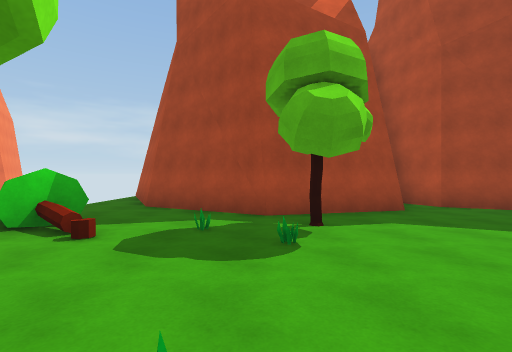
view 1 (above)

12 first-person views from a walk through a scene from a Unity 3-D project. The camera is 1.5 m above the floor, looks level and sees 85° across. The floor is counted in squares, 2 m on a side. Each view is taken from the middle of a square. On the plan, view 1 faces up. The plan holds only what a view shows up to about 10 squares ahead; the rest is blank. The place goes on beyond the plan. The player character is not drawn. Some surface patterns are stand-ins.

view 2
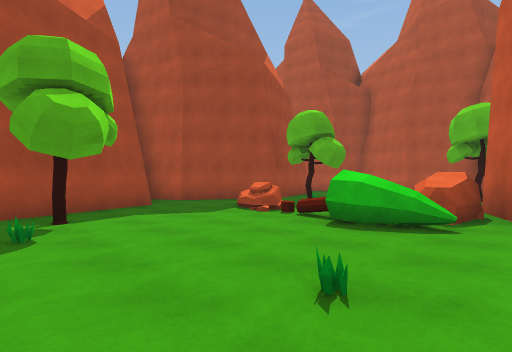

view 3
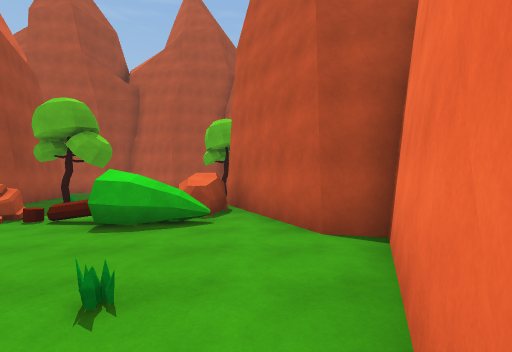

view 4
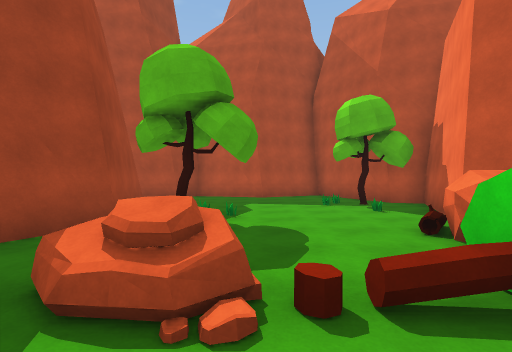

view 5
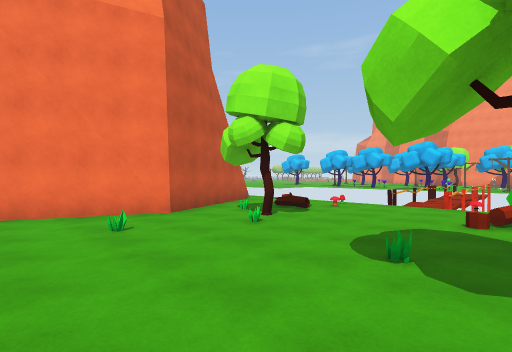

view 6
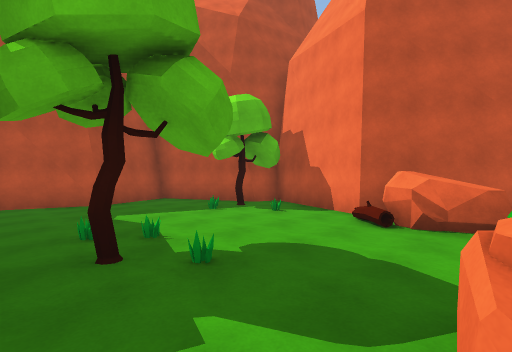

view 7
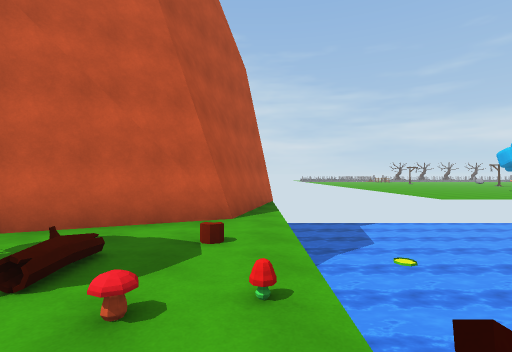

view 8
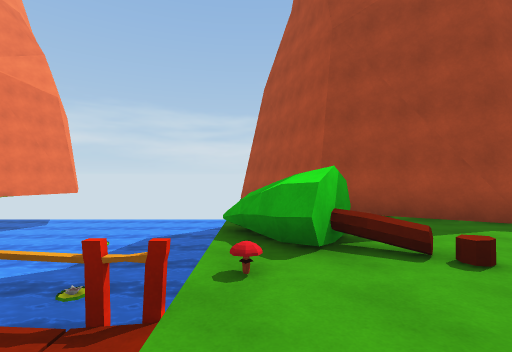

view 9
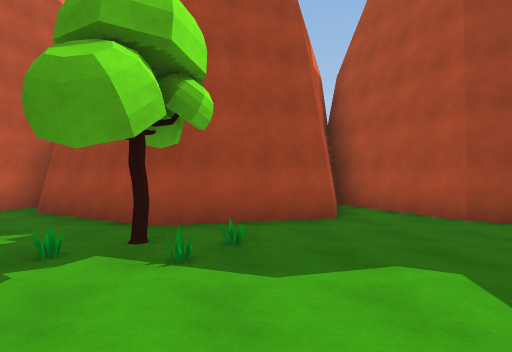

view 10
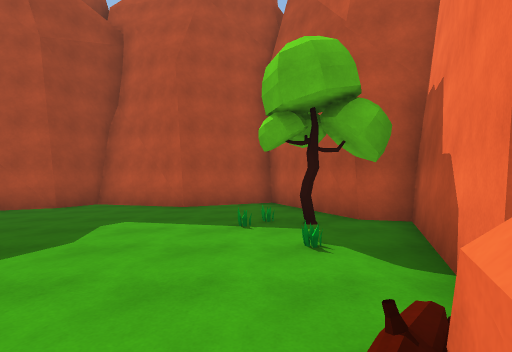

view 11
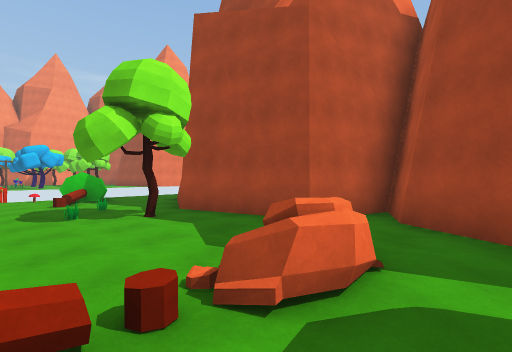

view 12
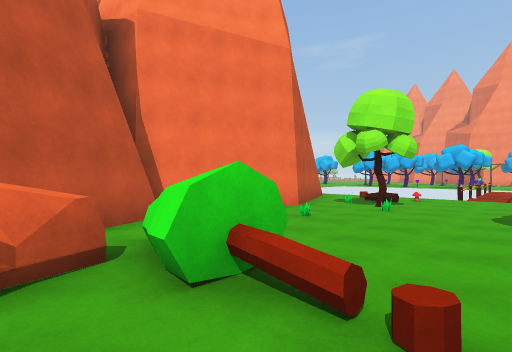

### Floor plan
Key: @ floor where view 1 was taken; # wall or solid block; . main floor; - floor 0.25 m lower than the main floor; = window, fence, low wall or low ledge; ≈ water the walk keeps out of; T tree; P plant; M mushroom; O other object.
Columns run from 8 left of view 1 to 14 right of it. Each row starts with its distance up from view 1.
 11 ≈≈≈ #
 10 ≈≈≈≈##
  9 ≈≈≈≈.#      #
  8 ≈≈≈≈.##    ###     ##
  7 ≈≈≈≈..##   #.##    .##
  6 ≈≈≈≈...#####..#####..##
  5 ≈≈≈≈T.................#
  4     TT.P.T...O.PTP....#
  3 ≈≈≈≈M...P....O..P....##
  2  ==-..................#
  1 ≈≈≈≈.M..O...TT....OO..#
  0     M.OT@.P..OOO.PT..##
 -1   ≈≈...O......########
 -2 ≈≈≈≈...####.###   ##
 -3 ≈≈≈≈.###  ###
 -4 ≈≈≈≈.#
 -5 ≈≈≈≈##
 -6 ≈≈≈≈#
 -7 ≈≈≈≈#

Where each view was taken, in squares from view 1:
view 1: 0 up, 0 right, facing up
view 2: 1 down, 0 right, facing up-right
view 3: 1 down, 0 right, facing right
view 4: 3 up, 3 right, facing right
view 5: 4 up, 3 right, facing down-left
view 6: 5 up, 5 right, facing down-right
view 7: 2 up, 4 left, facing down
view 8: 1 up, 4 left, facing up
view 9: 1 up, 9 right, facing up
view 10: 1 up, 6 right, facing right
view 11: 2 up, 6 right, facing up-left
view 12: 3 up, 6 right, facing down-left
